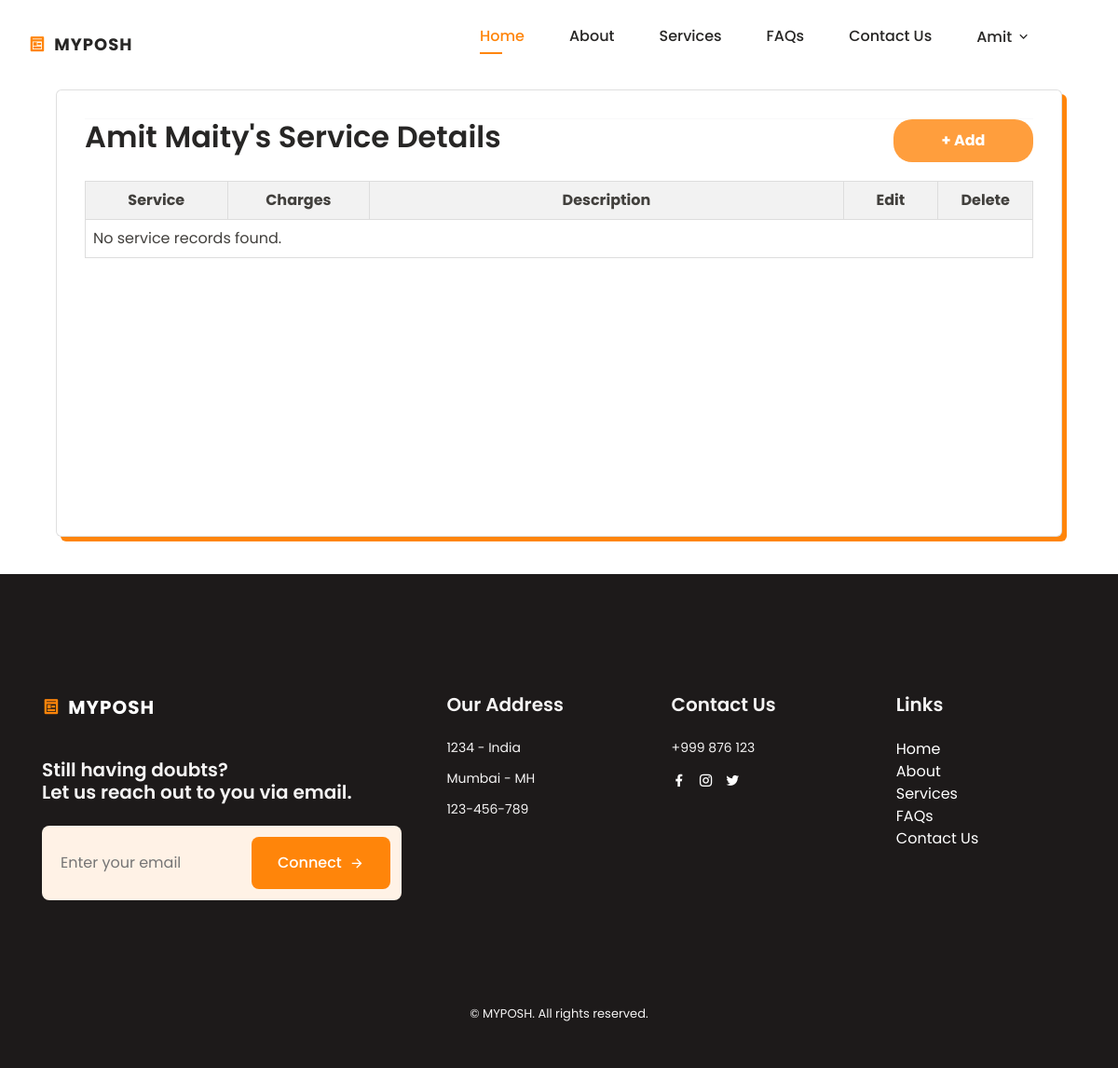
Page /profile/service/create (signed in) on the earlier database version.
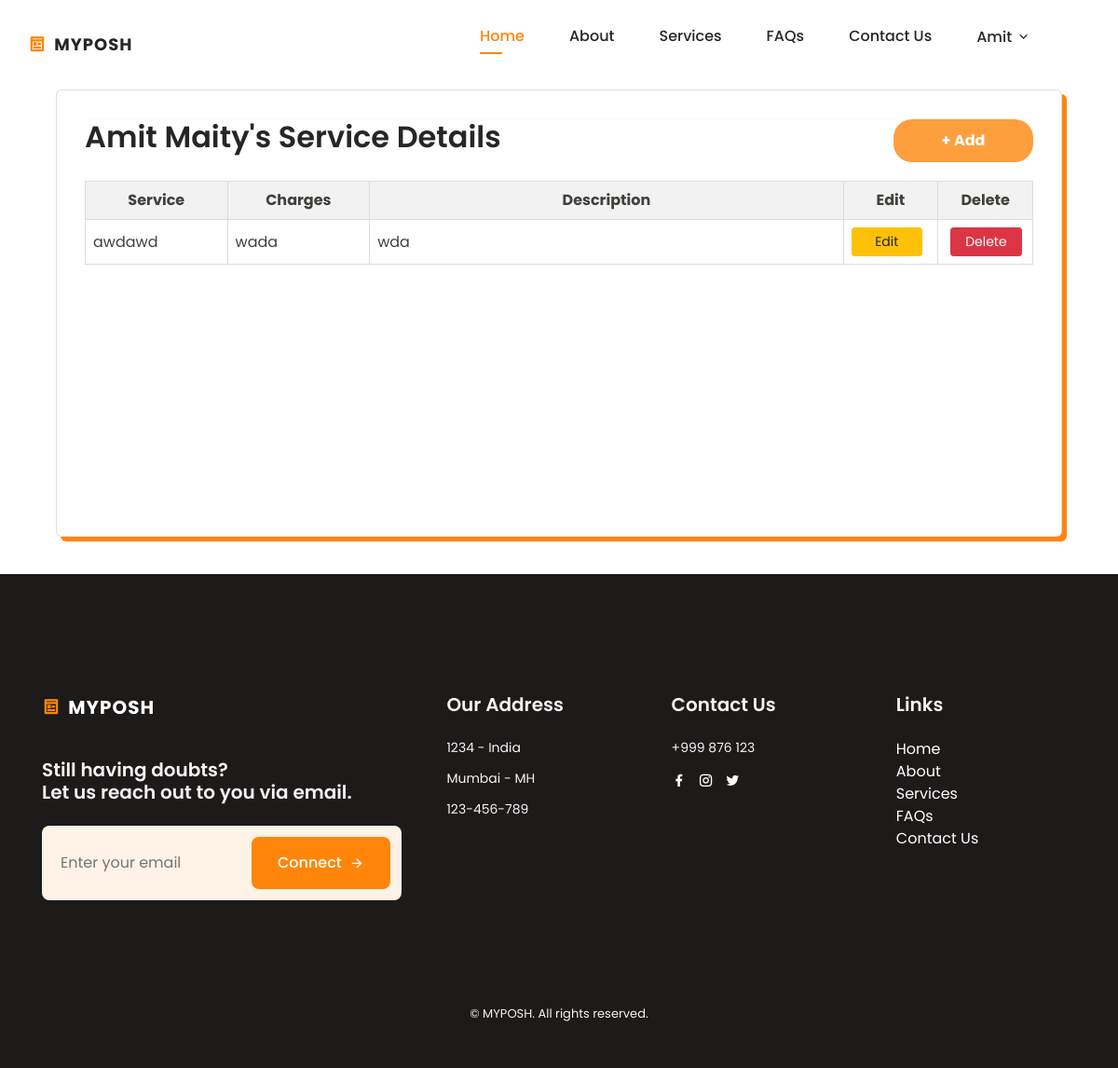
Same page on the later database version.
### posh/models.py (models this page shows)
class Service(models.Model):
    user = models.ForeignKey(settings.AUTH_USER_MODEL, on_delete=models.CASCADE, related_name='service')
    service_name = models.CharField(max_length=100, null=False, blank=False)
    service_charge = models.CharField(max_length=100, null=False, blank=False)
    service_description = models.CharField(max_length=255, null=True, blank=True)

### posh/views.py (the view, shortened to what this page needs)
# urls.py: path('profile/service/create', views.service, name="service"),
@login_required
def service(request):
    user = request.user
    user = get_object_or_404(IndividualUser, username = request.user)
    service_list = user.service.all()  # Fetch all related education instances
    context = {
        'user': user,
        'service_list': service_list,
    }
    return render(request, 'service.html', context)

### posh/templatetags/get_group.py (called while the page is built)
@register.filter(name='has_group')
def has_group(user, group_name):
    return user.groups.filter(name=group_name).exists()

### posh/templates/service.html (shortened to what this page needs)
{% extends "base.html" %}
{% load static %}
{% block stylescss %}
<link rel="stylesheet" href="https://stackpath.bootstrapcdn.com/bootstrap/4.5.2/css/bootstrap.min.css">
<link href="https://cdn.jsdelivr.net/npm/bootstrap@4.5.0/dist/css/bootstrap.min.css" rel="stylesheet">
<link rel="stylesheet" href="{% static 'assets/css/list_item.css' %}">
<link rel="stylesheet" href="{% static 'assets/css/profile.css' %}">
<link rel="stylesheet" href="https://cdn.jsdelivr.net/npm/intl-tel-input@19.5.5/build/css/intlTelInput.css">
<link rel="stylesheet" href="https://cdnjs.cloudflare.com/ajax/libs/intl-tel-input/17.0.8/css/intlTelInput.css"/>
{% endblock %}
{% block content %}
<div class="container light-style flex-grow-1 container-p-y">
    <div class="card overflow-hidden" style="min-height: 30rem">
        <div class="row no-gutters row-bordered row-border-light">
            <div class="col-md-12">
                <div class="tab-content">
                    <div class="tab-pane fade active show" id="account-general">
                        <hr class="border-light m-0">
                        <div class="container-service">
                            <div class="add_service">
                                <h2>{{ user.fname }} {{ user.lname }}'s Service Details</h2>
                                <button type='button' id="add-service-btn" data-toggle="modal" data-target="#addServiceModal">+ Add</button>
                            </div>
                        <div id="service-section">
                            <table id="service-table">
                                <thead>
                                    <tr>
                                        <th>Service</th>
                                        <th>Charges</th>
                                        <th>Description</th>
                                        <th>Edit</th>
                                        <th>Delete</th>
                                    </tr>
                                </thead>
                                <tbody>
                                    {% if service_list %}
                                        {% for service in service_list %}
                                            <tr>
                                                <td>{{ service.service_name }}</td>
                                                <td>{{ service.service_charge }}</td>
                                                <td>
                                                {{ service.service_description }}<br>
                                                </td>
                                                <td>
                                                    <button id="editbtn" class="btn btn-warning btn-sm edit-button" data-toggle="modal" data-target="#editServiceModal" data-pk="{{ service.id }}">Edit</button>
                                                </td>
                                                <td>
                                                    <a href="{% url 'delete_service' service.id %}">
                                                        <button id="deletebtn" class="btn btn-danger btn-sm delete-button">Delete</button>
                                                    </a>
                                                </td>
                                            </tr>
                                        {% endfor %}
                                    {% else %}
                                        <tr>
                                            <td colspan="5">No service records found.</td>
                                        </tr>
                                    {% endif %}
                                </tbody>
                            </table>
                        </div>
                        </div>
                    </div>
                </div>
            </div>
        </div>
    </div>
</div>
{% endblock %}

Differences in the rows shown:
added Service: service_name "awdawd", service_charge "wada", service_description "wda"
Other differences:
text no longer shown: "No service records found."
